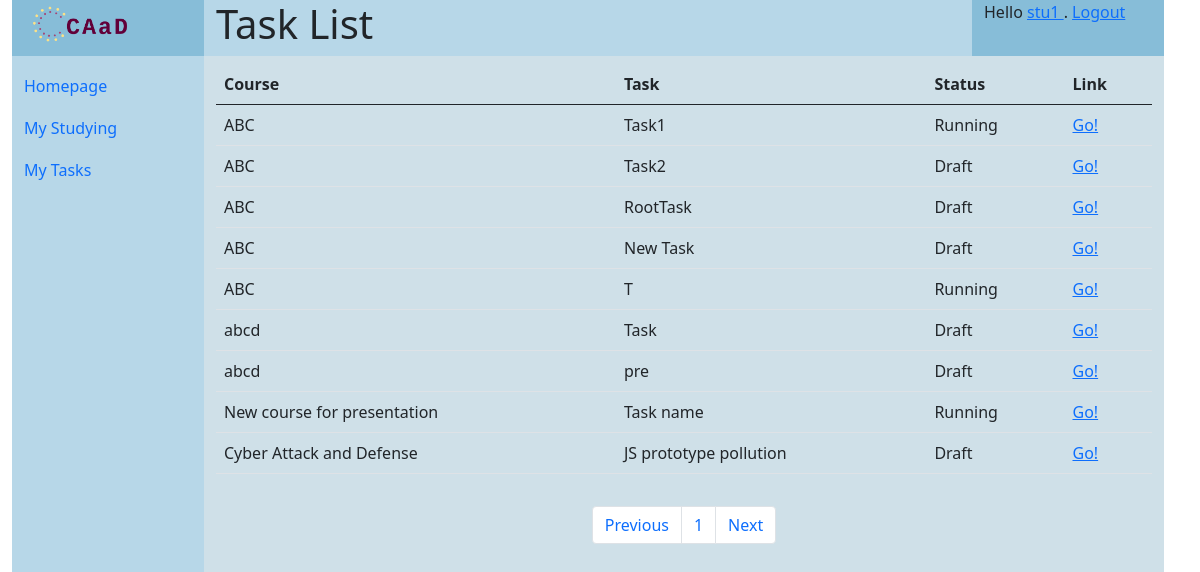
The app's page /courses/myTasks (signed in), older data.
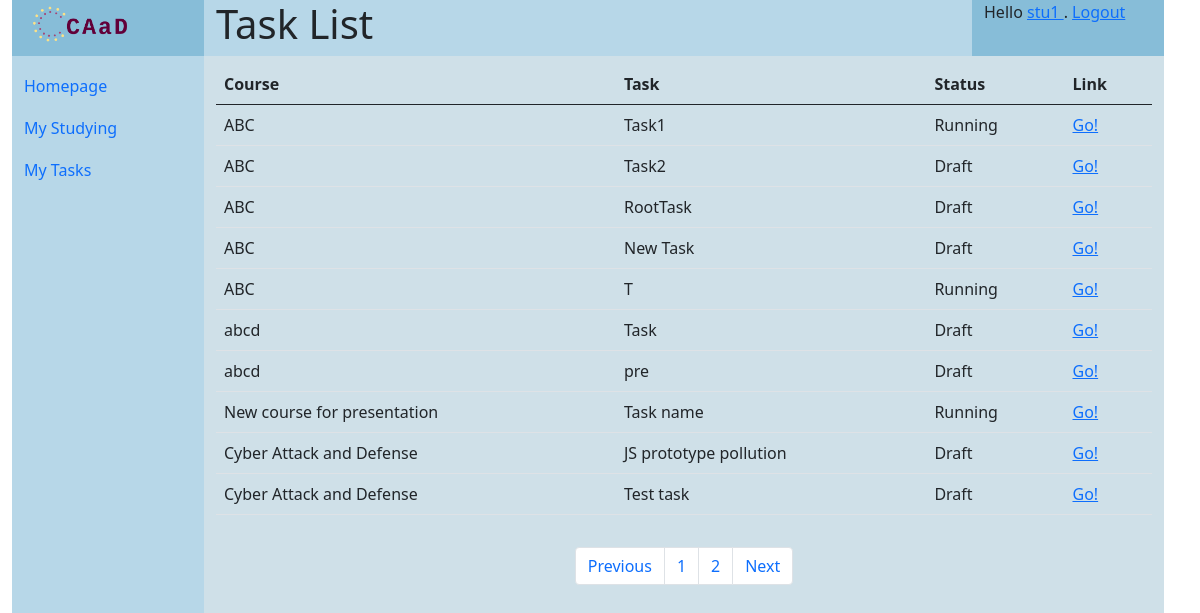
The same page, newer data.
### homeworks/models.py (models this page shows, shortened)
class Task(models.Model):
    TASK_STATUS = [(0, 'draft'), (1, 'running'), (2, 'closed')]
    title = models.CharField('title', max_length=64)
    description = models.CharField('description', max_length=1024)
    tips = models.CharField('tips', max_length=1024, blank=True)
    answer = models.CharField('answer', max_length=1024, blank=True)
    have_docker = models.BooleanField("have docker experiment", default=False)
    dockerfile = models.OneToOneField(DockerFile, on_delete=models.SET_NULL, blank=True, null=True)
    auxiliary_file = models.OneToOneField(SubmissionFile, on_delete=models.SET_NULL, blank=True, null=True)
    status = models.IntegerField(
        'homework status', choices=TASK_STATUS, default=0)
    create_date = models.DateTimeField('date created', default=timezone.now())
    close_date = models.DateTimeField(
        'date to close', default=timezone.now() + timedelta(days=30))
    course = models.ForeignKey(Course, on_delete=models.CASCADE, related_name="tasks", null=True)
    creator = models.ForeignKey(User, on_delete=models.CASCADE, related_name="tasks_created", null=True)

### courses/models.py (models this page shows, shortened)
class Course(models.Model):
    name = models.CharField('course name', max_length=32)
    password = models.CharField('joining password', max_length=8)
    description = models.CharField('description', max_length=512)
    is_open = models.BooleanField("Is open to all", default=True)
    create_date = models.DateTimeField('date created up', default=now())
    creator = models.ForeignKey(User, on_delete=models.CASCADE)
    @classmethod
    def get_all_student_courses(cls, user):
        member_record = CourseMember.objects.filter(user=user)
        member_teacher = member_record.filter(type = 3)
        student_list = []
        for member in member_teacher:
            if member.course.pk not in student_list:
                student_list.append(member.course.pk)
        return student_list

### courses/views_my.py (the view)
# urls.py: path('myTasks', views_my.MyTasksListView.as_view(), name='tasks_list_my'),
class MyTasksListView(ListView):
    paginate_by = 10
    template_name = 'courses/tasks.html'
    context_object_name = 'task_list'
    def get_queryset(self):
        user = self.request.user
        student_list = Course.get_all_student_courses(self.request.user)
        return Task.objects.filter(course__pk__in=student_list)
    def get_context_data(self, *args, object_list=None, **kwargs):
        context = super().get_context_data(*args, object_list=object_list, **kwargs)
        context['title'] = "Task List"
        return context

### templates/courses/tasks.html
{% extends 'generics/base.html' %}
{% block content %}
<div class="container mt-2">
<table class="table">
<thead>
    <tr>
    <th scope="col">Course</th>
    <th scope="col">Task</th>
    <th scope="col">Status</th>
    <th scope="col">Link</th>
    </tr>
</thead>
{% for task in task_list %}
    <tr>
        <td>
            {{ task.course.name }}
        </td>
        <td>
            {{ task.title }}
        </td>
        <td>
            {% if task.status == 0 %}
            Draft
            {% elif task.status == 1 %}
            Running
            {% else %}
            Closed
            {% endif %}
        </td>
        <td>
            <a href="{% url 'courses:task_detail' task.pk %}">
                Go!
            </a>
        </td>
    </tr>
{% endfor %}
</table>
</div>
{% if page_obj %}
<nav aria-label="Page navigation example">
<ul class="pagination d-flex justify-content-center m-3">
    {% if page_obj.has_previous %}
        <li class="page-item"><a class="page-link" href="?page={{ page_obj.previous_page_number }}">Previous</a></li>
        {% else %}
        <li class="page-item"><a class="page-link disabled" href="#" disabled>Previous</a></li>
    {% endif %}
    {% for object in page_obj.paginator.page_range %}
        <li class="page-item">
            <a class="page-link" href="?page={{ forloop.counter }}">{{ forloop.counter }}</a>
        </li>
    {% endfor %}
    {% if page_obj.has_next %}
        <li class="page-item"><a class="page-link" href="?page={{ page_obj.next_page_number }}">Next</a></li>
        {% else %}
        <li class="page-item"><a class="page-link disabled" href="#" disabled>Next</a></li>
    {% endif %}
</ul>
</nav>
{% endif %}
{% endblock content %}

Row changes from the older to the newer data that the page shows:
added Task: course.name "Cyber Attack and Defense", title "Test task", status "Draft"
Text that changed along with them:
new list line: "2"
